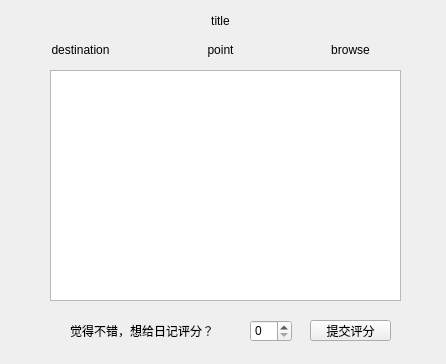
<?xml version="1.0" encoding="UTF-8"?>
<ui version="4.0">
 <class>diaryDetail</class>
 <widget class="QWidget" name="diaryDetail">
  <property name="geometry">
   <rect>
    <x>0</x>
    <y>0</y>
    <width>446</width>
    <height>364</height>
   </rect>
  </property>
  <property name="windowTitle">
   <string>Form</string>
  </property>
  <widget class="QLabel" name="titleLabel">
   <property name="geometry">
    <rect>
     <x>170</x>
     <y>10</y>
     <width>101</width>
     <height>21</height>
    </rect>
   </property>
   <property name="text">
    <string>title</string>
   </property>
   <property name="alignment">
    <set>Qt::AlignCenter</set>
   </property>
  </widget>
  <widget class="QLabel" name="destinationLabel">
   <property name="geometry">
    <rect>
     <x>30</x>
     <y>40</y>
     <width>101</width>
     <height>20</height>
    </rect>
   </property>
   <property name="text">
    <string>destination</string>
   </property>
   <property name="alignment">
    <set>Qt::AlignCenter</set>
   </property>
  </widget>
  <widget class="QTextBrowser" name="contentBrowser">
   <property name="geometry">
    <rect>
     <x>50</x>
     <y>70</y>
     <width>351</width>
     <height>231</height>
    </rect>
   </property>
  </widget>
  <widget class="QPushButton" name="submitPointButton">
   <property name="geometry">
    <rect>
     <x>310</x>
     <y>320</y>
     <width>81</width>
     <height>21</height>
    </rect>
   </property>
   <property name="text">
    <string>提交评分</string>
   </property>
  </widget>
  <widget class="QSpinBox" name="pointSpin">
   <property name="geometry">
    <rect>
     <x>250</x>
     <y>320</y>
     <width>42</width>
     <height>22</height>
    </rect>
   </property>
   <property name="maximum">
    <number>10</number>
   </property>
   <property name="displayIntegerBase">
    <number>10</number>
   </property>
  </widget>
  <widget class="QLabel" name="label1">
   <property name="geometry">
    <rect>
     <x>70</x>
     <y>320</y>
     <width>151</width>
     <height>21</height>
    </rect>
   </property>
   <property name="text">
    <string>觉得不错，想给日记评分？</string>
   </property>
  </widget>
  <widget class="QLabel" name="pointLabel">
   <property name="geometry">
    <rect>
     <x>170</x>
     <y>40</y>
     <width>101</width>
     <height>20</height>
    </rect>
   </property>
   <property name="text">
    <string>point</string>
   </property>
   <property name="alignment">
    <set>Qt::AlignCenter</set>
   </property>
  </widget>
  <widget class="QLabel" name="browseLabel">
   <property name="geometry">
    <rect>
     <x>300</x>
     <y>40</y>
     <width>101</width>
     <height>20</height>
    </rect>
   </property>
   <property name="text">
    <string>browse</string>
   </property>
   <property name="alignment">
    <set>Qt::AlignCenter</set>
   </property>
  </widget>
 </widget>
 <resources/>
 <connections/>
</ui>
